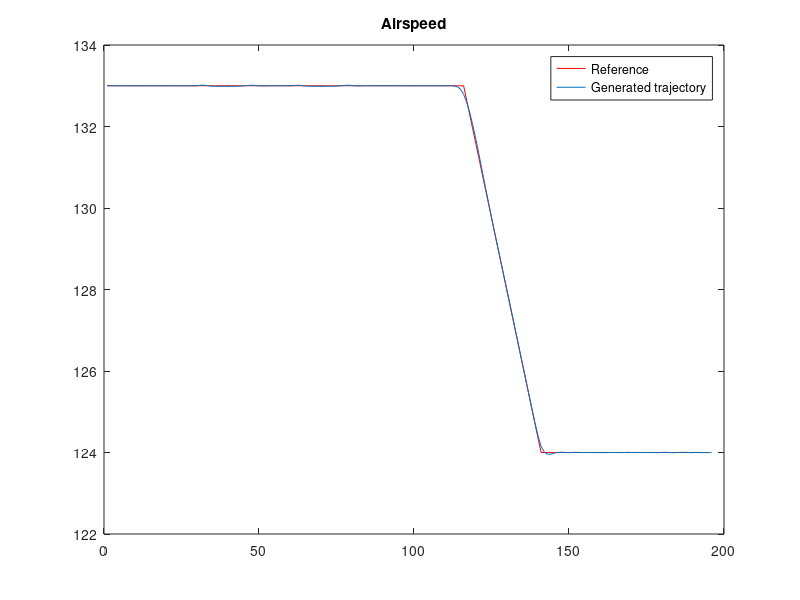
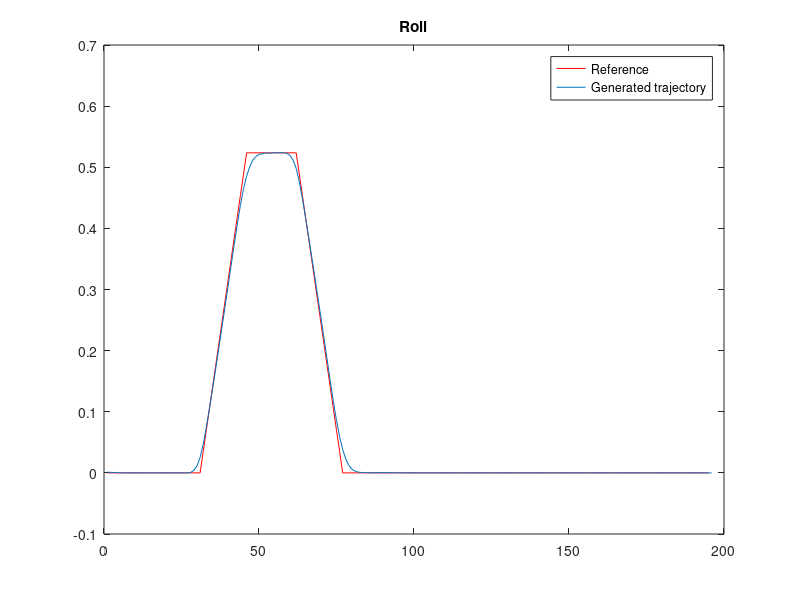

Here is the MATLAB script that generated these plots, in order: (Note: this script raises an error after producing the figures.)
clear all;  close all;
randn('state', 0);

%% load data and simplify notation
load datB747
nx = dat.dim.nx;
nu = dat.dim.nu;
N = dat.time.N;
SimTime = dat.time.sim;
dxs = dat.ss.x;
dus = dat.ss.u;
umax = dat.constraints.ulims_max;
umin = dat.constraints.ulims_min;
Q = dat.cost.Q;
R = dat.cost.R;
P = dat.cost.P;
A = dat.model.A;
B = dat.model.B;
X = dat.track.x;
U = dat.track.u;
XINIT = dat.XINIT;
l = dat.l;
L = dat.L;

%% Plotting
figure;
plot(133+dxs(4,:),'r');
hold
plot(133+X(4,:));   
h1leg = legend('Reference', 'Generated trajectory');
h1title = title('Airspeed');
    
figure;
plot(dxs(7,:),'r');
hold
plot(X(7,:));
h1leg = legend('Reference', 'Generated trajectory');
h1title = title('Roll');

%%
% Iterate over problem instances
splitProb.clearProblem;
% Write tracking optimization problem in Split format
obj = 0;
x = splitvar(nx,N+1);
u = splitvar(nu,N);
% z=(x,u)
zs = parameter(nx*(N+1)+nu*N+nx,1);
obj = 0;
for jjj = 1:N
    obj = obj + (x(:,jjj)-zs((jjj-1)*nx+1:jjj*nx))'*Q*(x(:,jjj)-zs((jjj-1)*nx+1:jjj*nx)) +...
        (u(:,jjj)-zs((N+1)*nx+(jjj-1)*nu+1:(N+1)*nx+jjj*nu))'*R*(u(:,jjj)-zs((N+1)*nx+(jjj-1)*nu+1:(N+1)*nx+jjj*nu));
    u(:,jjj) <= umax;
    u(:,jjj) >= umin;
end
obj = obj + (x(:,N+1)-zs(N*nx+1:(N+1)*nx))'*P*(x(:,N+1)-zs(N*nx+1:(N+1)*nx));
x(:,1) == zs(end-nx+1:end,1);
x(:,2:end) == A*x(:,1:end-1) + B*u;
minimize(obj);

% Generate the problem data
prob = splitProb.genProblem;


%% ----------------------------------------------
%% Solve w/ splitting methods - MPC for tracking
%% ----------------------------------------------
fcnList_MPC = { @PrFAMA, @PrFAMA, @PrFAMA };

clear settings;
clear ITER_COUNT;

%% Iterate over the algorithms
for kkk = 3 %:length(fcnList_MPC)
    % Global settings for solver
    settings.maxItr = 1e3;
    settings.dualTol = 1e-3;
    settings.primalTol = 1e-3;
    if (kkk==1) % AMA w/o preconditioning
    clear tp_setting
    tp_settings.precond = 'no';
    tp_settings.Mat_Vec = 'ss';
    tp_settings.Lin_Solve = 'ldl_ss';
    clear sd_ama;
    sd_ama = coder_ama(prob,tp_settings);
    
    elseif (kkk==2) % FAMA w/o preconditioning
        settings.restart = 'yes';
        
            %% Generate for data for c
    clear tp_setting
    tp_settings.precond = 'no';
    tp_settings.Mat_Vec = 'blas';
    tp_settings.Lin_Solve = 'ldl_lp';
    tp_settings.adaptive_restart = 'yes';
    clear sd_ama;
    sd_ama = coder_ama(prob,tp_settings);
    
    elseif (kkk==3) % FAMA w/ preconditioning
        [settings.scale_rDual, ~] = equilPrecDual_ADMM_AMA(prob, 'fama', 'equilibration');
        settings.rho = 1;
        settings.restart = 'yes';
        
        clear tp_setting
    tp_settings.precond = 'yes';
    tp_settings.Mat_Vec = 'ss';
    tp_settings.Lin_Solve = 'ldl_ss';
    tp_settings.E = (settings.scale_rDual);
    tp_settings.D_scale = eye(size(prob.dat.Q,1));
    tp_settings.rho = 1;
    tp_settings.adaptive_restart = 'yes';
    
    clear sd_ama;
    sd_ama = coder_ama(prob,tp_settings);
    
    end
    
    % save optimal x and u for each method
    fom.x{kkk} = []; 
    fama.x{kkk,1} = XINIT;
    fom.u{kkk} = [];
    fama.u{kkk} = [];
    xinit = XINIT;
    %% Receding horizon control
    for ttt = 1 %:SimTime-2*N   
%         if ttt == 1
%             xinit = XINIT;
%         end

        
        par_ex = [reshape(dxs(:,ttt:ttt+N),(N+1)*nx,1);...
            reshape(dus(:,ttt:ttt+N-1),N*nu,1);xinit];
        
        zs.set(par_ex);
        % Solve
        %%%%%%%%%%%%%%%%%%%%%%%%%%%%%%%%%%%%%%%%%%%%%%%%%%%%%%%%%%%%%%
        % FILL IN THE FUNCTIONS
        [sol, stats, stats_plot] =...
            fcnList_MPC{kkk}(prob, settings);
        
        
        %%%%%%%% c call
        sol_ama_x = sol.x;
        sd_ama.add_var('par_ex', par_ex);
        sd_ama.add_var('sol_x',  sol_ama_x);
        
        sd_ama.write_to_file('probData');
        
        
        %%%%%%%%%%%%%%%%%%%%%%%%%
        
        
        %%%%%%%%%%%%%%%%%%%%%%%%%%%%%%%%%%%%%%%%%%%%%%%%%%%%%%%%%%%% 
        % Recover optimal closed loop trajectories
        fom.x{kkk} = reshape(sol.x(1:(N+1)*nx),nx,N+1);
        fama.x{kkk} = [fama.x{kkk} fom.x{kkk}(:,2)];
        fom.u{kkk} = reshape(sol.x((N+1)*nx+1:end),nu,N);
        fama.u{kkk} = [fama.u{kkk} fom.u{kkk}(:,1)];
        
        if (ttt==SimTime-2*N)
            fom.x{kkk} = reshape(sol.x(1:(N+1)*nx),nx,N+1);
            fama.x{kkk} = [fama.x{kkk} fom.x{kkk}(:,2:end)];
            fom.u{kkk} = reshape(sol.x((N+1)*nx+1:end),nu,N);
            fama.u{kkk} = [fama.u{kkk} fom.u{kkk}]; 
        end
        
        xinit = fom.x{kkk}(:,2)+1e-3*(-1+2*rand)*fom.x{kkk}(:,2); % perturbed initial state
        SOL{kkk,ttt} = sol;
        ITER_COUNT(kkk,ttt) = stats.numiter;
        STATS_PLOT{kkk,ttt,:} = stats_plot;
        ITER_COUNT(kkk,ttt)   = stats.numiter;
        DUAL_RESIDUAL(kkk,ttt) = sqrt(stats.rDual);
        ACTIVE_CONSTRAINTS(kkk,ttt) = sum(abs(sol.lam) > 1e-3);
    end
    %% Keep statistics for each algorithm
    ERROR(kkk) = norm([fama.x{kkk}] - X)  / norm(X);
    ITERS(kkk) = mean(ITER_COUNT(kkk,:));

    % forward simulate system with saturated (sub)optimal input sequence
    fama.u{kkk} = min(repmat(umax,1,195),max(fama.u{kkk},repmat(umin,1,195)));
    fama.x{kkk}(:,1) = XINIT;
    for ttt=1:195
        fama.x{kkk}(:,ttt+1) = A*fama.x{kkk}(:,ttt) + B*fama.u{kkk}(:,ttt);
    end

    fama.x{kkk}(4,:) = 133+fama.x{kkk}(4,:);
    fama.x{kkk}(7,:) = (180/pi)*fama.x{kkk}(7,:);
    fama.x{kkk}(8,:) = (180/pi)*fama.x{kkk}(8,:);
    Xorig(4,:) = 133+X(4,:);
    Xorig(7,:) = (180/pi)*X(7,:);
    Xorig(8,:) = (180/pi)*X(8,:);

    %% Plotting
    figure;
    plot(133+dxs(4,:),'r');
    hold
    plot(Xorig(4,:));   
    plot(fama.x{kkk}(4,:)); 
    h1leg = legend('Reference', 'IP solver', 'FAMA');
    h1title = title('Airspeed');

    figure;
    plot((180/pi)*dxs(7,:),'r');
    hold
    plot(Xorig(7,:));
    plot(fama.x{kkk}(7,:));
    h1leg = legend('Reference', 'IP solver', 'FAMA');
    h1title = title('Roll');
    pause;
end
fprintf('\n')
X_MPC = fom.x;
U_MPC = fom.u;
ERROR_MPC = ERROR;
ITERS_MPC = ITERS;

%% Plotting
figure(1);
hold on;
plot(1e3*X(7,:), 'k', 'LineWidth', 2);
plot(ITER_COUNT(1,:), '--g','LineWidth', 1.5);
plot(ITER_COUNT(2,:), '--b','LineWidth', 1.5);
plot(ITER_COUNT(3,:), '--r','LineWidth', 1.5);
hold off;
h1y = ylabel('No. of iterations'); h1x = xlabel('Time');
h1t = title('Iterations per problem');
h1leg = legend('Roll reference', 'AMA', 'FAMA', 'PrecFAMA');
set(h1t, 'FontSize', 14);